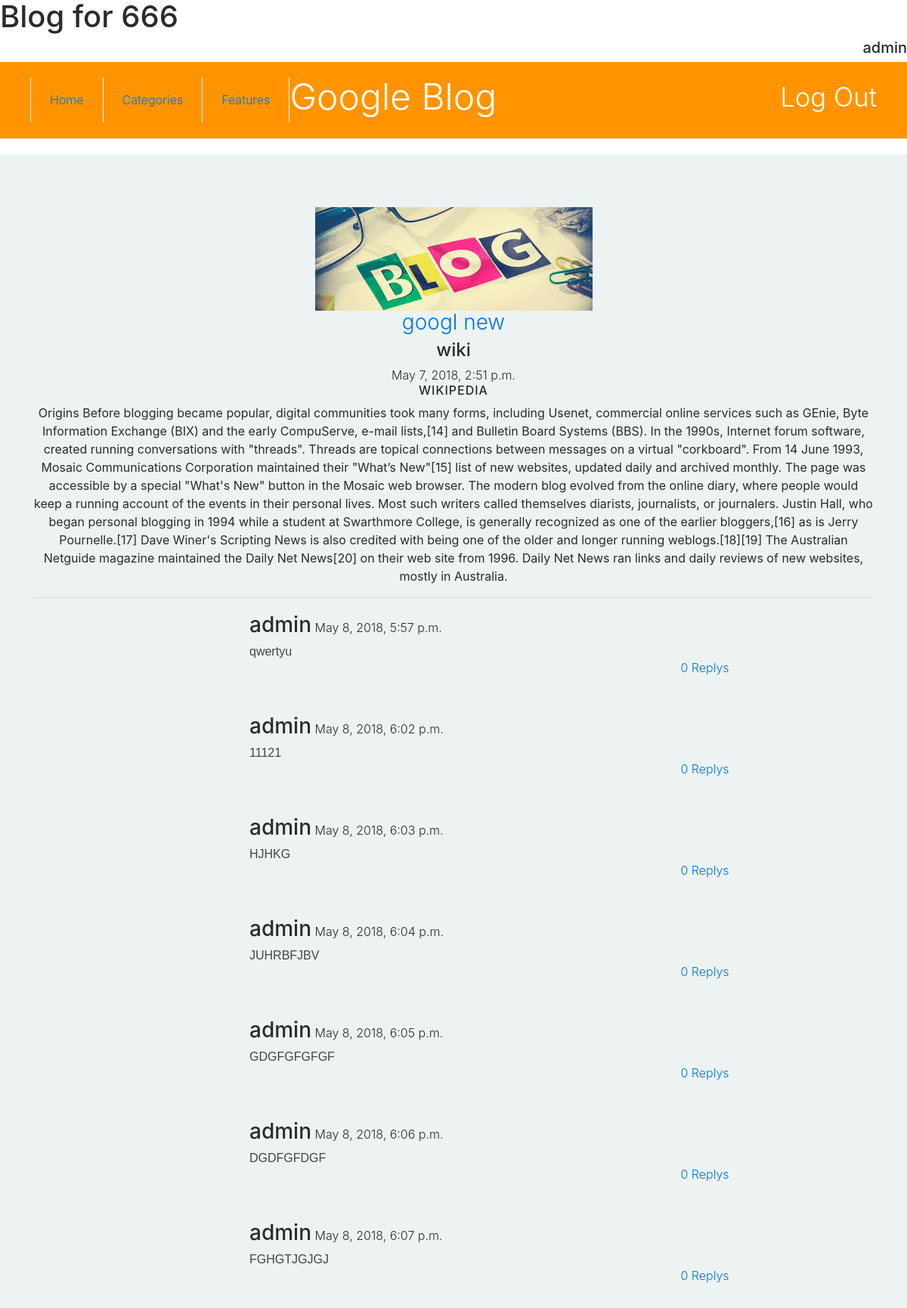
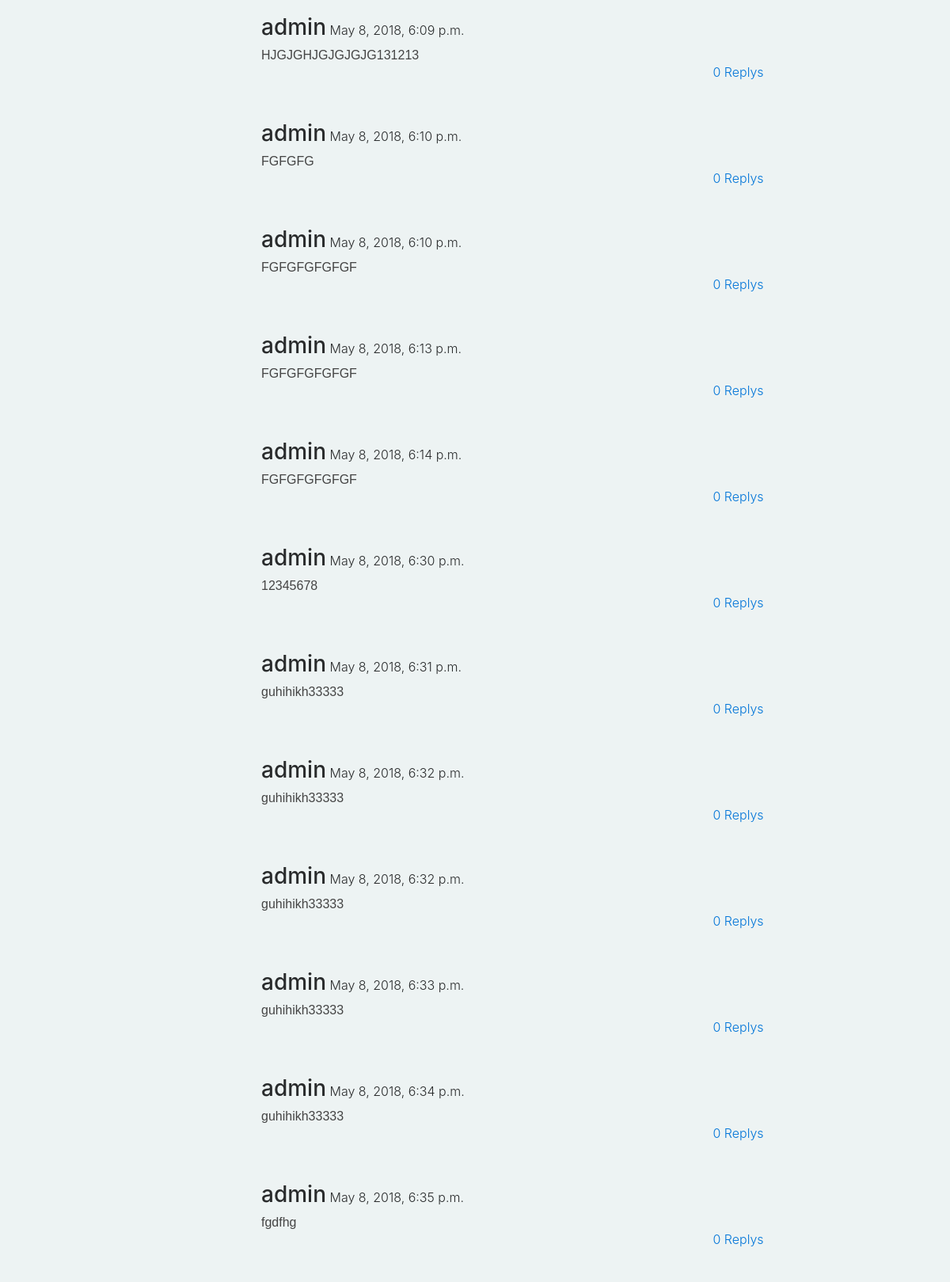
The app's page /blog/5/ (signed in, upper part) with its own data (2 pictures, top to bottom).
### blogapp/models.py (models this page shows, shortened)
class UserProfile(AbstractUser):
    first_name = models.CharField(max_length=50, blank=True, null=True)
    last_name = models.CharField(max_length=50, blank=True, null=True)
    status = models.CharField(max_length=1, blank=True, null=True)
    def __str__(self):
        return self.username

class Blog(models.Model):
    title = models.CharField(max_length=200)
    img = models.ImageField(upload_to='blogapp/images')
    published_date = models.DateTimeField(blank=True, null=True, default=timezone.now())
    author = models.CharField(max_length=100)
    caption = models.CharField(max_length=200)
    text = models.TextField()

class Comment(models.Model):
    blog = models.ForeignKey(Blog, related_name='get_blog_comment', on_delete=models.CASCADE,blank=True, null=True)
    parent_comment = models.ForeignKey('blogapp.Comment', related_name='get_comment_reply', blank=True, null=True, on_delete=models.CASCADE)
    text = models.TextField()
    created_date = models.DateTimeField(default=timezone.now)
    approved_comment = models.BooleanField(default=True)
    username = models.ForeignKey(UserProfile, max_length=50, blank=True, null=True, on_delete=models.CASCADE)

### blogapp/views.py (the view, shortened to what this page needs)
# urls.py: path('blog/<int:pk>/',BlogDetailView.as_view(), name='blog_detail'),
class BlogDetailView(LoginRequiredMixin,DetailView):
    model = Blog
    template_name = 'blogapp/detail_view_blog.html'

### blogapp/templates/blogapp/detail_view_blog.html (shortened to what this page needs)
{% extends 'blogapp/base.html' %}
{% block content %}
    <section class="blog-area section">
        <div class="container">
            <div class="row">
                <div class="col-sm-12">
                    <div class="box">
                        <div class="img-responsive"><a href=""><img src="{{ object.img.url }}" alt="Blog Image"></a>
                        </div>
                        <div class="blog-info">
                            <h3 class="title"><a href="#">{{ object.title }}</a></h3>
                            <h4 class="author">{{ object.author }}<a href="#"><b></b></a></h4>
                            <span class="author">{{ object.published_date }}<a href="#"><b></b></a></span>
                            <h6 class="author">{{ object.caption }}<a href="#"><b></b></a></h6>
                            <sapan class="author">{{ object.text }}<a href="#"><b></b></a></sapan>
                            <hr>
                            {% for comment in blog.get_blog_comment.all %}
                                <div class="row comment">
                                    <div class="col-sm-3"></div>
                                    <div class="col-sm-4" align="left">
                                        <div><span><h3>{{ comment.username }}</h3></span></span>
                                            <span>{{ comment.created_date }}</span></div>
                                        {{ comment.text|linebreaks }}
                                    </div>
                                    <div class="col-sm-5 class-rply " }><a class="hgt" id="reply-click"
                                                                           href="{% url 'add_reply' pk=comment.pk %}">{{ comment.get_comment_reply.count }}
                                        Replys</a></div>
                                </div>
                            {% empty %}
                                <p>No comments here yet :(</p>
                            {% endfor %}
                        </div>
                    </div>
                </div>
            </div>
        </div>
    </section>
{% endblock %}

### blogapp/templates/blogapp/base.html (shortened to what this page needs)
{% load staticfiles %}
<html>
<head>
    <link rel="stylesheet" href="//maxcdn.bootstrapcdn.com/bootstrap/3.2.0/css/bootstrap.min.css">
    <link rel="stylesheet" href="//maxcdn.bootstrapcdn.com/bootstrap/3.2.0/css/bootstrap-theme.min.css">
    <link rel="stylesheet" href="{% static 'blogapp/css/blogapp.css' %}">
    <link rel="stylesheet" href="{% static 'blogapp/css/style.css' %}">
    <link rel="stylesheet" href="{% static 'blogapp/css/styles.css' %}">
    <link rel="stylesheet" href="{% static 'blogapp/css/responsive.css' %}">
    <link rel="stylesheet" href="{% static 'blogapp/css/ionicons.css' %}">
    <link rel="stylesheet" href="{% static 'blogapp/css/bootstrap.css' %}">
</head>
<body>
<header>
    <h1>Blog for 666</h1>
    <h5 align="right">{{ request.user.username }}</h5>
    <div class="page-header">
        {% if request.user.is_authenticated %}
            <a href="{% url 'log_out' %}" class="top-menu"> Log Out </a>
        {% else %}
            <a href="{% url 'log_in' %}" class="top-menu">Log in <span class="glyphicon glyphicon-plus"></span></a>
        {% endif %}
        <ul class="main-menu visible-on-click" id="main-menu">
            <li><a href=""{% url 'blogs' %}"">Home</a></li>
            <li><a href="#">Categories</a></li>
            <li><a href="#">Features</a></li>
        </ul>
        <h1><a href="/">Google Blog</a></h1>
    </div>
</header>
{% block content %}
{% endblock %}
</body>
</html>

### blogapp/static/blogapp/css/blogapp.css (style rules this page uses)
.page-header { background-color: #ff9400; margin-top: 0; padding: 20px 20px 20px 40px; }
.page-header h1, .page-header h1 a, .page-header h1 a:visited, .page-header h1 a:active { color: #ffffff; font-size: 36pt; text-decoration: none; }
h1, h2, h3, h4 { font-family: 'Lobster', cursive; }
.top-menu, .top-menu:hover, .top-menu:visited { color: #ffffff; float: right; font-size: 26pt; margin-right: 20px; }

### blogapp/static/blogapp/css/style.css (style rules this page uses)
.box { height: }
.comment { margin: 20px 0px 20px 20px; }
.class-rply { padding-top: 60px; }

### blogapp/static/blogapp/css/styles.css (style rules this page uses)
html { font-size: 100%; height: 100%; overflow-x: hidden; touch-action: manipulation; }
body { font-size: 15px; font-family: 'Roboto', sans-serif; width: 100%; height: 100%; margin: 0; font-weight: 300; -webkit-font-smoothing: antialiased; -moz-osx-font-smoothing: grayscale; word-wrap: break-word; background: #EDF3F3; color: #000; }
h1, h2, h3, h4, h5, h6, p, a, ul, span, li, img { margin: 0; padding: 0; font-weight: 300; }
h1,h2,h3,h4,h5,h6 { line-height: 1.5; }
p { line-height: 1.6; font-family: 'Maven Pro', sans-serif; font-weight: 400; color: #444; }
h1 { font-size: 4em; line-height: 1; }
h3 { font-size: 1.5em; }
h4 { font-size: 1.2em; }
h5 { font-size: 1.1em; }
h6 { font-size: .9em; letter-spacing: 1px; }
a, button { display: inline-block; text-decoration: none; color: inherit; transition: all .3s; }
img { width: 100%; }
li { list-style: none; display: inline-block; }
span { display: inline-block; }
header { font-weight: 400; }
.section { padding: 70px 0 40px; }
header { overflow: hidden; background: #fff; box-shadow: 0px 2px 10px rgba(0,0,0, .3); }
header .main-menu { display: inline-block; float: left; }
header .main-menu > li { float: left; }
header .main-menu > li > a { height: 60px; line-height: 60px; padding: 0 25px; border-right: 1px solid #eee; }
header .main-menu > li:first-child > a { border-left: 1px solid #eee; }
.blog-area .row div[class^="col"] { margin-bottom: 30px; }
.blog-area { text-align: center; background: #EDF3F3; }

### records on screen
UserProfile: user.username "admin"
Blog: img (picture), title "googl new", author "wiki", published_date "May 7, 2018, 2:51 p.m.", caption "WIKIPEDIA", text "Origins Before blogging became popular, digital communities took many forms, including Usenet, commercial online services such as GEnie, Byte Information Exchange (BIX) and the early CompuServe, e-mail lists,[14] and Bulletin Board Systems (BBS). In the 1990s, Internet forum software, created running conversations with \"threads\". Threads are topical connections between messages on a virtual \"corkboard\". From 14 June 1993, Mosaic Communications Corporation maintained their \"What’s New\"[15] list of new websites, updated daily and archived monthly. The page was accessible by a special \"What's New\" button in the Mosaic web browser. The modern blog evolved from the online diary, where people…"
Comment: username "admin", created_date "May 8, 2018, 5:57 p.m.", text "qwertyu", get_comment_reply.count "0"
Comment: username "admin", created_date "May 8, 2018, 6:02 p.m.", text "11121", get_comment_reply.count "0"
Comment: username "admin", created_date "May 8, 2018, 6:03 p.m.", text "HJHKG", get_comment_reply.count "0"
Comment: username "admin", created_date "May 8, 2018, 6:04 p.m.", text "JUHRBFJBV", get_comment_reply.count "0"
Comment: username "admin", created_date "May 8, 2018, 6:05 p.m.", text "GDGFGFGFGF", get_comment_reply.count "0"
Comment: username "admin", created_date "May 8, 2018, 6:06 p.m.", text "DGDFGFDGF", get_comment_reply.count "0"
Comment: username "admin", created_date "May 8, 2018, 6:07 p.m.", text "FGHGTJGJGJ", get_comment_reply.count "0"
Comment: username "admin", created_date "May 8, 2018, 6:09 p.m.", text "HJGJGHJGJGJGJG131213", get_comment_reply.count "0"
Comment: username "admin", created_date "May 8, 2018, 6:10 p.m.", text "FGFGFG", get_comment_reply.count "0"
Comment: username "admin", created_date "May 8, 2018, 6:10 p.m.", text "FGFGFGFGFGF", get_comment_reply.count "0"
Comment: username "admin", created_date "May 8, 2018, 6:13 p.m.", text "FGFGFGFGFGF", get_comment_reply.count "0"
Comment: username "admin", created_date "May 8, 2018, 6:14 p.m.", text "FGFGFGFGFGF", get_comment_reply.count "0"
Comment: username "admin", created_date "May 8, 2018, 6:30 p.m.", text "12345678", get_comment_reply.count "0"
Comment: username "admin", created_date "May 8, 2018, 6:31 p.m.", text "guhihikh33333", get_comment_reply.count "0"
Comment: username "admin", created_date "May 8, 2018, 6:32 p.m.", text "guhihikh33333", get_comment_reply.count "0"
Comment: username "admin", created_date "May 8, 2018, 6:32 p.m.", text "guhihikh33333", get_comment_reply.count "0"
Comment: username "admin", created_date "May 8, 2018, 6:33 p.m.", text "guhihikh33333", get_comment_reply.count "0"
Comment: username "admin", created_date "May 8, 2018, 6:34 p.m.", text "guhihikh33333", get_comment_reply.count "0"
Comment: username "admin", created_date "May 8, 2018, 6:35 p.m.", text "fgdfhg", get_comment_reply.count "0"
